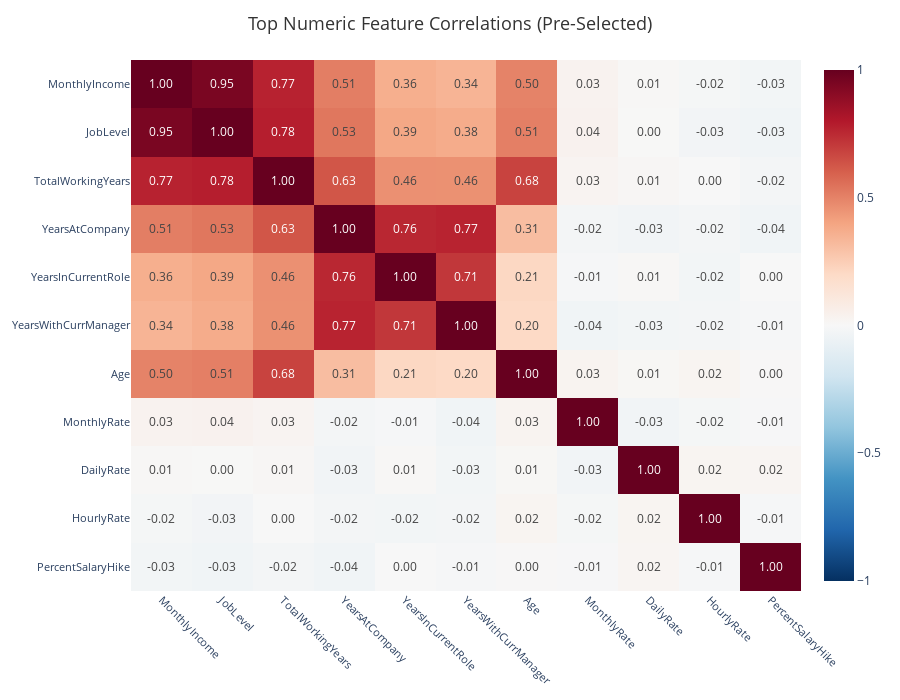

Notebook code for this chart:
### Markdown cell above
---

## 6. Correlation Analysis

### 6.1 Correlation Heatmap of Key Numeric HR Features

This interactive heatmap visualizes the correlations between key numeric features in the HR dataset, helping identify relationships between variables such as income, job level, years of experience, and other factors.

### Code cell
import plotly.express as px

# Select key numeric features for correlation analysis
selected_features = [
    "MonthlyIncome", 
    "JobLevel", 
    "TotalWorkingYears", 
    "YearsAtCompany", 
    "YearsInCurrentRole", 
    "YearsWithCurrManager", 
    "Age", 
    "MonthlyRate", 
    "DailyRate", 
    "HourlyRate", 
    "PercentSalaryHike"
]

# Select columns and calculate correlation matrix
df_selected = df_joined[selected_features]
corr_matrix = df_selected.corr(method='pearson')

# Create interactive heatmap using Plotly
fig = px.imshow(
    corr_matrix,
    x=selected_features,
    y=selected_features,
    text_auto=".2f",                     # Display correlation values in cells
    color_continuous_scale="RdBu_r",     # Blue-red color scale (similar to coolwarm)
    zmin=-1,
    zmax=1,
    aspect="auto"
)

fig.update_layout(
    title=dict(
        text="Correlation Heatmap: Key Numeric HR Features",
        x=0.5,
        font=dict(size=18, color="#333")
    ),
    width=900,
    height=700,
)

fig.update_xaxes(tickangle=45, tickfont=dict(size=11))
fig.update_yaxes(tickangle=0,  tickfont=dict(size=11))

fig.show()

### Figure 1 — Plotly figure (JSON) as saved in the notebook; plotly's stock layout.template omitted (floating-point values rounded to 4 significant figures)
{"data": [{"coloraxis": "coloraxis", "hovertemplate": "x: %{x}<br>y: %{y}<br>color: %{z}<extra></extra>", "name": "0", "texttemplate": "%{z:.2f}", "type": "heatmap", "x": ["MonthlyIncome", "JobLevel", "TotalWorkingYears", "YearsAtCompany", "YearsInCurrentRole", "YearsWithCurrManager", "Age", "MonthlyRate", "DailyRate", "HourlyRate", "PercentSalaryHike"], "xaxis": "x", "y": ["MonthlyIncome", "JobLevel", "TotalWorkingYears", "YearsAtCompany", "YearsInCurrentRole", "YearsWithCurrManager", "Age", "MonthlyRate", "DailyRate", "HourlyRate", "PercentSalaryHike"], "yaxis": "y", "z": [[1.0, 0.9503, 0.7729, 0.5143, 0.3638, 0.3441, 0.4979, 0.03481, 0.007707, -0.01579, -0.02727], [0.9503, 1.0, 0.7822, 0.5347, 0.3894, 0.3753, 0.5096, 0.03956, 0.002966, -0.02785, -0.03473], [0.7729, 0.7822, 1.0, 0.6281, 0.4604, 0.4592, 0.6804, 0.02644, 0.01451, -0.002334, -0.02061], [0.5143, 0.5347, 0.6281, 1.0, 0.7588, 0.7692, 0.3113, -0.02366, -0.03405, -0.01958, -0.03599], [0.3638, 0.3894, 0.4604, 0.7588, 1.0, 0.7144, 0.2129, -0.01281, 0.009932, -0.02411, -0.00152], [0.3441, 0.3753, 0.4592, 0.7692, 0.7144, 1.0, 0.2021, -0.03675, -0.02636, -0.02012, -0.01199], [0.4979, 0.5096, 0.6804, 0.3113, 0.2129, 0.2021, 1.0, 0.02805, 0.01066, 0.02429, 0.003634], [0.03481, 0.03956, 0.02644, -0.02366, -0.01281, -0.03675, 0.02805, 1.0, -0.03218, -0.0153, -0.006429], [0.007707, 0.002966, 0.01451, -0.03405, 0.009932, -0.02636, 0.01066, -0.03218, 1.0, 0.02338, 0.0227], [-0.01579, -0.02785, -0.002334, -0.01958, -0.02411, -0.02012, 0.02429, -0.0153, 0.02338, 1.0, -0.009062], [-0.02727, -0.03473, -0.02061, -0.03599, -0.00152, -0.01199, 0.003634, -0.006429, 0.0227, -0.009062, 1.0]]}], "layout": {"coloraxis": {"cmax": 1, "cmin": -1, "colorscale": [[0, "rgb(5,48,97)"], [0.1, "rgb(33,102,172)"], [0.2, "rgb(67,147,195)"], [0.3, "rgb(146,197,222)"], [0.4, "rgb(209,229,240)"], [0.5, "rgb(247,247,247)"], [0.6, "rgb(253,219,199)"], [0.7, "rgb(244,165,130)"], [0.8, "rgb(214,96,77)"], [0.9, "rgb(178,24,43)"], [1, "rgb(103,0,31)"]]}, "height": 700, "margin": {"t": 60}, "title": {"font": {"color": "#333", "size": 18}, "text": "Top Numeric Feature Correlations (Pre-Selected)", "x": 0.5}, "width": 900, "xaxis": {"anchor": "y", "domain": [0, 1], "tickangle": 45, "tickfont": {"size": 11}}, "yaxis": {"anchor": "x", "autorange": "reversed", "domain": [0, 1], "tickangle": 0, "tickfont": {"size": 11}}}}
